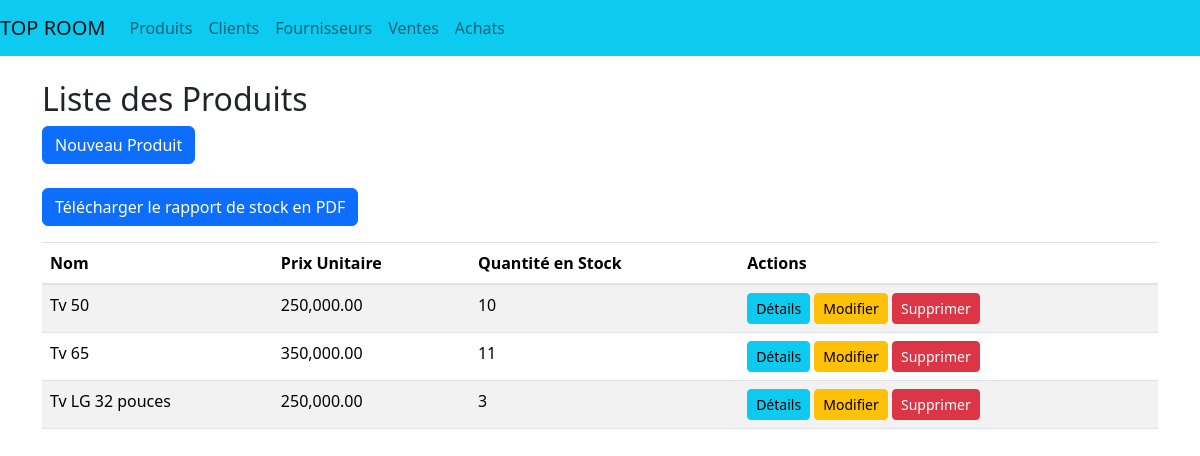
Page /produits/ on the committed database.
### stockage/models.py (models this page shows, shortened)
class Produit(models.Model):
    nom = models.CharField(max_length=100)
    prix_unitaire = models.DecimalField(max_digits=10, decimal_places=2)
    quantite_stock = models.PositiveIntegerField(default=0)

### stockage/views.py (the view)
# urls.py: path('produits/', ProduitListView.as_view(), name='produit_list'),
class ProduitListView(View):
    template_name = 'produit_list.html'
    def get(self, request):
        produits = Produit.objects.all()
        return render(request, self.template_name, {'produits': produits})

### stockage/templates/produit_list.html (shortened to what this page needs)
{% extends 'base.html' %}
{% block content %}
    <h2>Liste des Produits</h2>
    <a class="btn btn-primary" href="{% url 'produit_create' %}">Nouveau Produit</a><br><br>
    <a class="btn btn-primary" href="{% url 'stock_report_pdf' %}" target="_blank">Télécharger le rapport de stock en PDF</a>
    <table class="table table-striped mt-3">
        <thead>
            <tr>
                <th scope="col">Nom</th>
                <th scope="col">Prix Unitaire</th>
                <th scope="col">Quantité en Stock</th>
                <th scope="col">Actions</th>
            </tr>
        </thead>
        <tbody>
            {% for produit in produits %}
                <tr>
                    <td>{{ produit.nom }}</td>
                    <td>{{ produit.prix_unitaire }}</td>
                    <td>{{ produit.quantite_stock }}</td>
                    <td>
                        <a class="btn btn-info btn-sm" href="{% url 'produit_detail' pk=produit.pk %}">Détails</a>
                        <a class="btn btn-warning btn-sm" href="{% url 'produit_update' pk=produit.pk %}">Modifier</a>
                        <a class="btn btn-danger btn-sm" href="{% url 'produit_delete' pk=produit.pk %}">Supprimer</a>
                    </td>
                </tr>
            {% endfor %}
        </tbody>
    </table>
{% endblock %}

### rows in the picture
Produit: nom "Tv 50", prix_unitaire "250,000.00", quantite_stock "10"
Produit: nom "Tv 65", prix_unitaire "350,000.00", quantite_stock "11"
Produit: nom "Tv LG 32 pouces", prix_unitaire "250,000.00", quantite_stock "3"
